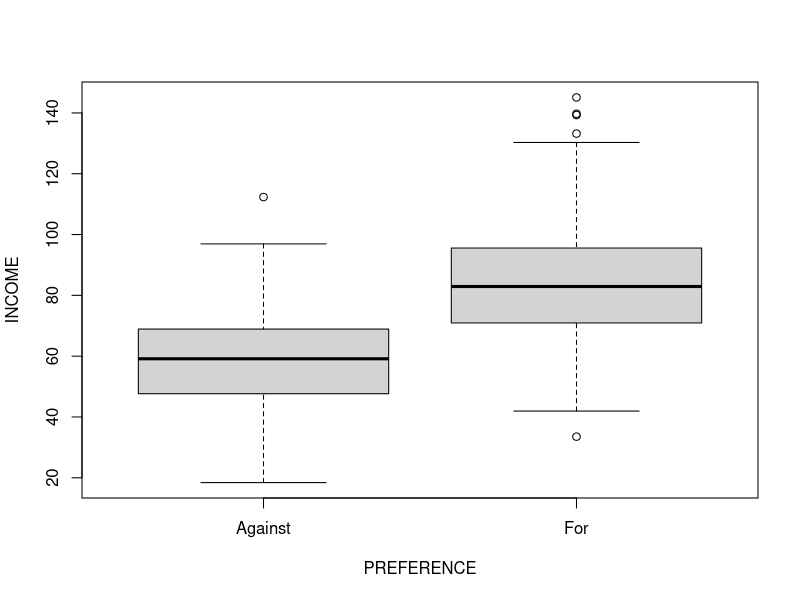
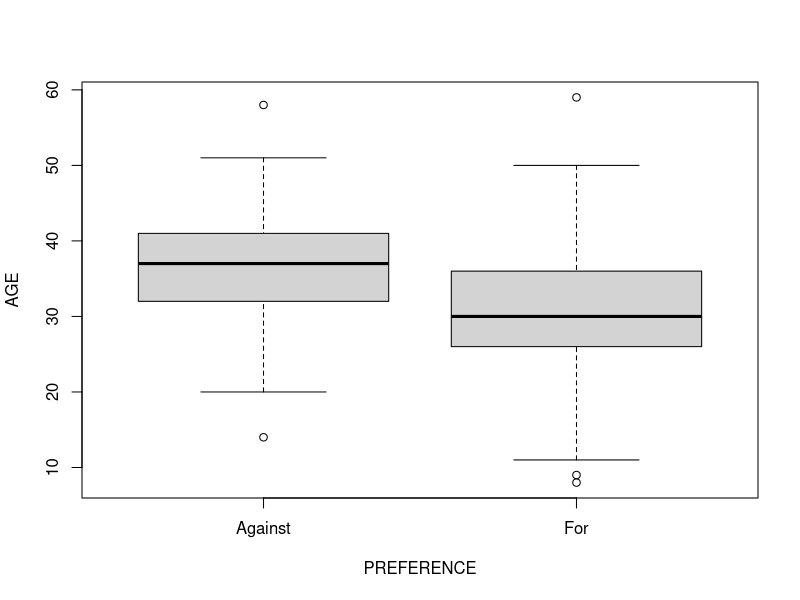

Reproduce these figures in R, in order.
## ---- chunk 1

#read the dataset
vp_df<-read.csv(file="VoterPref.csv",header = TRUE)
attach(vp_df)

#classify preference of voters to 1 if Against and 0 for For
CLASS <- ifelse(vp_df$PREFERENCE=="Against", 1, 0)
vp_df <- cbind(vp_df,CLASS)

#setting the seed
set.seed(123457)

#splitting the data into train and test data with ratio 7:3
train<- sample(nrow(vp_df),0.7*nrow(vp_df))
vp_df_train<-vp_df[train,]
vp_df_validation<-vp_df[-train,]

## ---- chunk 2

#boxplot of income and age broken by preference
boxplot(INCOME~PREFERENCE,vp_df_train)

boxplot(AGE~PREFERENCE,vp_df_train)

#Table of preference showing proportions For and Against
table(vp_df_train$PREFERENCE)

#Table of count of Preference broken by Gender
table(vp_df_train$PREFERENCE,vp_df_train$GENDER)

## ---- chunk 3

#develop Linear Regression Model using train dataset
df_fit <- lm(CLASS~GENDER+INCOME+AGE,data=vp_df_train)
summary(df_fit)

#Predicting the values using the model on training dataset using 0.5 as cutoff
insample_predict <- predict(df_fit,vp_df_train)
insample_actual <- vp_df_train$CLASS

#Compyting Average Error, RMSE and Mean Absolute Error of the prediction
Metrics <- c("Average Error", "RMSE", "MAE")
x1 <- mean(insample_actual- insample_predict)
x2 <- sqrt(mean((insample_actual - insample_predict)^2))
x3 <- mean(abs(insample_actual- insample_predict))
Values <- c(x1, x2, x3)
insample_errors <- data.frame(Metrics, Values)
insample_errors
